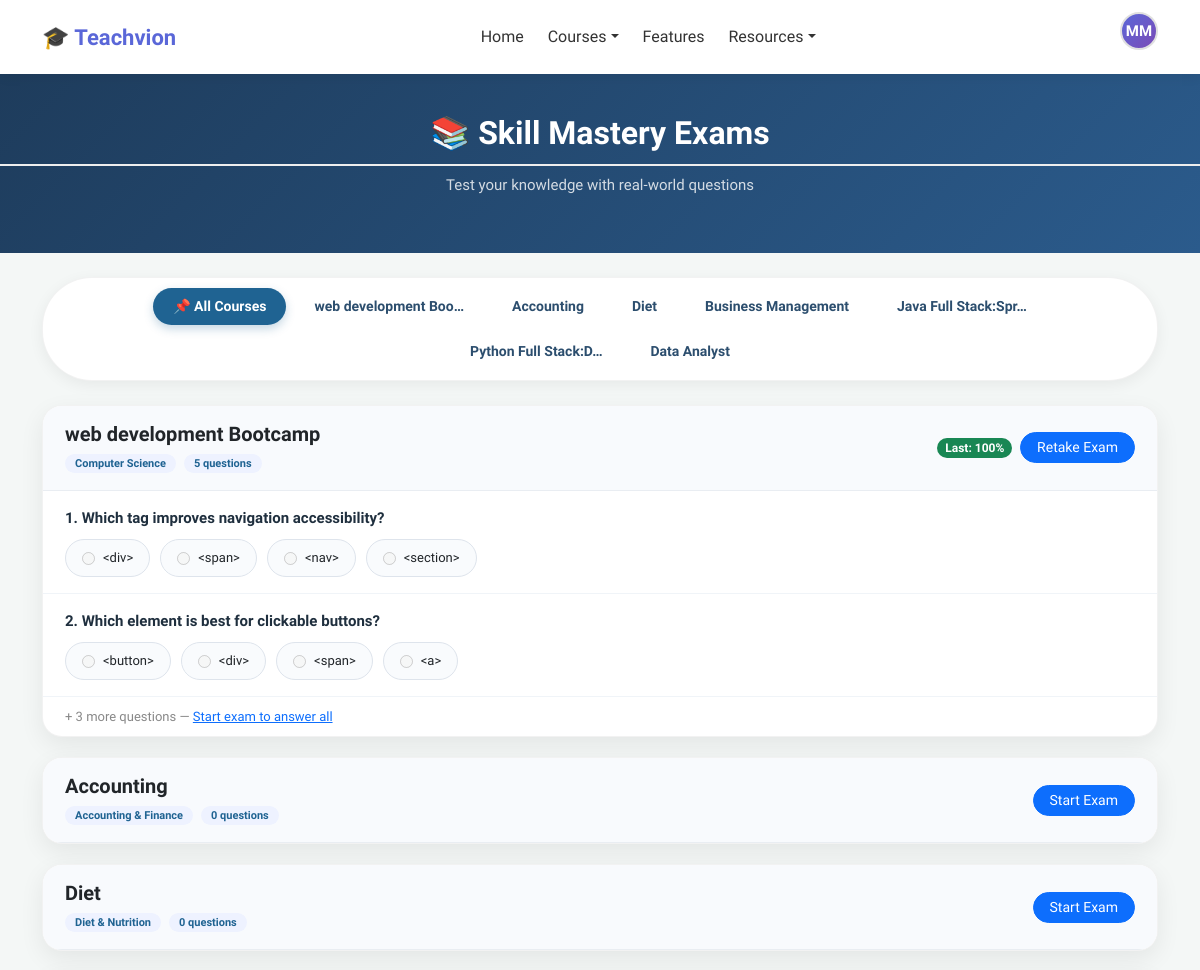
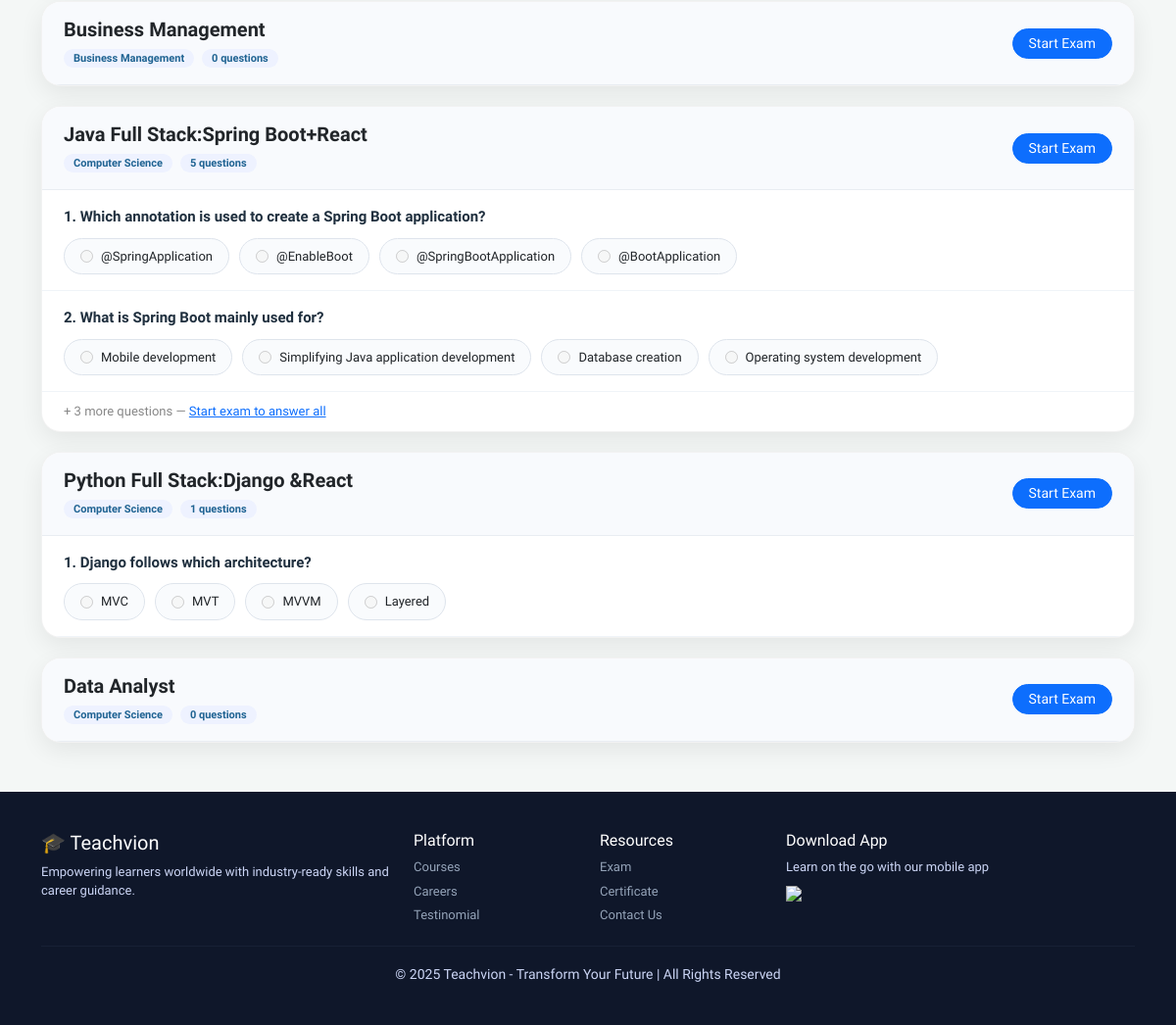
Screenshot of /exam/ (signed in) with the database file from the repository (2 pictures, top to bottom).
### accounts/models.py (models this page shows, shortened)
class CustomUser(AbstractUser):
    ROLE_CHOICES = [
        ('student', 'Student'),
        ('trainer', 'Trainer'),
        ('admin', 'Admin'),
    ]
    email = models.EmailField(unique=True)
    role = models.CharField(max_length=10, choices=ROLE_CHOICES, default='student')
    phone = models.CharField(max_length=15, blank=True)
    profile_pic = models.ImageField(upload_to='profiles/', blank=True, null=True)
    bio = models.TextField(blank=True)
    created_at = models.DateTimeField(auto_now_add=True)
    USERNAME_FIELD = 'email'
    REQUIRED_FIELDS = ['username', 'first_name', 'last_name']
    def get_dashboard_url(self):
        urls = {
            'student': '/dashboard/student/',
            'trainer': '/dashboard/trainer/',
            'admin':   '/dashboard/admin/',
        }
        return urls.get(self.role, '/')

### courses/models.py (models this page shows, shortened)
class Course(models.Model):
    CATEGORY_CHOICES = [
        ('web', 'Web Development'),
        ('java', 'Java Full Stack'),
        ('python', 'Python Full Stack'),
        ('data', 'Data Analytics'),
        ('ai', 'AI/ML'),
        ('accounting', 'Accounting & Finance'),
        ('business', 'Business Management'),
        ('diet', 'Diet & Nutrition'),
        ('computer_science', 'Computer Science'),
    ]
    trainer = models.ForeignKey(
        settings.AUTH_USER_MODEL,
        on_delete=models.SET_NULL,
        null=True, blank=True,
        related_name='courses_taught',
        limit_choices_to={'role': 'trainer'}
    )
    title = models.CharField(max_length=200)
    description = models.TextField()
    category = models.CharField(max_length=20, choices=CATEGORY_CHOICES)
    price = models.DecimalField(max_digits=10, decimal_places=2)
    thumbnail = models.ImageField(upload_to='course_thumbnails/', blank=True, null=True)
    badge = models.CharField(max_length=50, blank=True)
    is_active = models.BooleanField(default=True)
    created_at = models.DateTimeField(auto_now_add=True)
    updated_at = models.DateTimeField(auto_now=True)

### exams/models.py (models this page shows, shortened)
class ExamAttempt(models.Model):
    student = models.ForeignKey(
        settings.AUTH_USER_MODEL, on_delete=models.CASCADE, related_name='exam_attempts'
    )
    course = models.ForeignKey(Course, on_delete=models.CASCADE, related_name='exam_attempts')
    score = models.PositiveIntegerField(default=0)
    total_questions = models.PositiveIntegerField(default=0)
    percentage = models.FloatField(default=0.0)
    passed = models.BooleanField(default=False)          # >= 50%
    eligible_for_partner = models.BooleanField(default=False)  # >= 70%
    attempted_at = models.DateTimeField(auto_now_add=True)

class Question(models.Model):
    course = models.ForeignKey(Course, on_delete=models.CASCADE, related_name='questions')
    text = models.TextField()
    option_a = models.CharField(max_length=300)
    option_b = models.CharField(max_length=300)
    option_c = models.CharField(max_length=300)
    option_d = models.CharField(max_length=300)
    correct_option = models.CharField(max_length=1, choices=[
        ('a', 'A'), ('b', 'B'), ('c', 'C'), ('d', 'D')
    ])
    order = models.PositiveIntegerField(default=0)
    class Meta:
        ordering = ['order']

### exams/views.py (the view)
# urls.py: path('exam/', views.exam_hub_view, name='exam'),
@login_required
def exam_hub_view(request):
    courses = Course.objects.filter(is_active=True)
    my_attempts = {}
    if request.user.is_authenticated and request.user.role == 'student':
        for a in ExamAttempt.objects.filter(student=request.user):
            my_attempts[a.course_id] = a
    return render(request, 'exam_hub.html', {
        'courses': courses, 'my_attempts': my_attempts
    })

### courses/templatetags/course_extras.py (called while the page is built)
@register.filter
def get_item(dictionary, key):
    if dictionary is None:
        return None
    return dictionary.get(key) or dictionary.get(str(key))

### exams/templates/exam_hub.html (shortened to what this page needs)
{% extends 'base.html' %}
{% load static %}
{% load course_extras %}
{% block content %}
<div class="exam-header">
  <h2 class="fw-bold">📚 Skill Mastery Exams</h2>
  <p style="opacity:.8; font-size:15px; margin-top:6px;">Test your knowledge with real-world questions</p>
</div>
<div class="container my-4">
  <div class="course-filter" id="courseFilter">
    <button class="course-btn active" data-course="all">📌 All Courses</button>
    {% for course in courses %}
    <button class="course-btn" data-course="{{ course.id }}">{{ course.title|truncatechars:20 }}</button>
    {% endfor %}
  </div>
  <div id="examGrid">
    {% for course in courses %}
    <div class="exam-card" data-course-card="{{ course.id }}">
      <div class="exam-card-header">
        <div>
          <h5 class="fw-bold mb-1">{{ course.title }}</h5>
          <span class="course-badge-pill">{{ course.get_category_display }}</span>
          <span class="course-badge-pill ms-1">{{ course.questions.count }} questions</span>
        </div>
        <div class="d-flex gap-2 align-items-center">
          {% if my_attempts|get_item:course.id %}
            {% with attempt=my_attempts|get_item:course.id %}
            <span class="badge {% if attempt.passed %}bg-success{% else %}bg-danger{% endif %} rounded-pill">
              Last: {{ attempt.percentage|floatformat:0 }}%
            </span>
            {% endwith %}
          {% endif %}
          <a href="{% url 'take_exam' course.id %}" class="btn btn-sm btn-primary rounded-pill px-3">
            {% if my_attempts|get_item:course.id %}Retake Exam{% else %}Start Exam{% endif %}
          </a>
        </div>
      </div>
      {% for question in course.questions.all|slice:":2" %}
      <div class="question-item">
        <div class="question-text">{{ forloop.counter }}. {{ question.text }}</div>
        <div class="options">
          <label class="option-label"><input type="radio" disabled> {{ question.option_a }}</label>
          <label class="option-label"><input type="radio" disabled> {{ question.option_b }}</label>
          <label class="option-label"><input type="radio" disabled> {{ question.option_c }}</label>
          <label class="option-label"><input type="radio" disabled> {{ question.option_d }}</label>
        </div>
      </div>
      {% endfor %}
      {% if course.questions.count > 2 %}
      <div style="padding:10px 22px; font-size:13px; color:#888;">
        + {{ course.questions.count|add:"-2" }} more questions — <a href="{% url 'take_exam' course.id %}">Start exam to answer all</a>
      </div>
      {% endif %}
    </div>
    {% empty %}
    <div class="text-center py-5 bg-white rounded-4 shadow-sm">
      <div style="font-size:48px; margin-bottom:12px;">📝</div>
      <h5>No exams available yet</h5>
      <p class="text-muted">Complete a course to unlock its exam.</p>
    </div>
    {% endfor %}
  </div>
</div>
{% endblock %}

### courses/templates/base.html (shortened to what this page needs)
{% load static %}
<!DOCTYPE html>
<html lang="en">
<head>
  <link rel="stylesheet" href="{% static 'css/style.css' %}">
  <link href="https://cdn.jsdelivr.net/npm/bootstrap@5.3.0/dist/css/bootstrap.min.css" rel="stylesheet">
  <link rel="stylesheet" href="https://cdnjs.cloudflare.com/ajax/libs/font-awesome/6.4.0/css/all.min.css">
</head>
<body>
<nav class="navbar navbar-expand-lg">
  <div class="container">
    <a class="logo" href="{% url 'index' %}">🎓 Teachvion</a>
    <div class="collapse navbar-collapse justify-content-center" id="navbarMain">
      <ul class="navbar-nav">
        <li class="nav-item"><a class="nav-link" href="{% url 'index' %}">Home</a></li>
        <li class="nav-item dropdown">
          <a class="nav-link dropdown-toggle" href="#" data-bs-toggle="dropdown">Courses</a>
        </li>
        <li class="nav-item"><a class="nav-link" href="#Features">Features</a></li>
        <li class="nav-item dropdown">
          <a class="nav-link dropdown-toggle" href="#" data-bs-toggle="dropdown">Resources</a>
        </li>
      </ul>
    </div>
    <div class="d-flex align-items-center gap-2">
      {% if user.is_authenticated %}
        <div class="dropdown profile-dropdown">
          <div class="profile-avatar dropdown-toggle" data-bs-toggle="dropdown">
            {% if user.profile_pic %}
              <img src="{{ user.profile_pic.url }}" alt="Profile">
            {% else %}
              {{ user.first_name|first|upper }}{{ user.last_name|first|upper }}
            {% endif %}
          </div>
        </div>
      {% else %}
        <a href="{% url 'login' %}" class="btn btn-login">Log in</a>
        <a href="{% url 'register' %}" class="btn btn-signup">Sign up</a>
      {% endif %}
    </div>
  </div>
</nav>
{% block content %}{% endblock %}
<footer class="footer">
  <div class="container">
    <div class="row">
      <div class="col-md-4">
        <h5>🎓 Teachvion</h5>
        <p>Empowering learners worldwide with industry-ready skills and career guidance.</p>
      </div>
      <div class="col-md-2">
        <h6>Platform</h6>
        <p><a href="{% url 'index' %}#courses">Courses</a></p>
        <p><a href="{% url 'index' %}#jobs">Careers</a></p>
        <p><a href="{% url 'index' %}#testinomial">Testinomial</a></p>
      </div>
      <div class="col-md-2">
        <h6>Resources</h6>
        <p><a href="{% url 'exam' %}">Exam</a></p>
        <p><a href="{% url 'certificate' %}">Certificate</a></p>
        <p><a href="#contact">Contact Us</a></p>
      </div>
      <div class="col-md-4">
        <h6>Download App</h6>
        <p>Learn on the go with our mobile app</p>
        <img src="https://upload.wikimedia.org/wikipedia/commons/7/78/Google_Play_Store_badge_EN.svg" width="130">
      </div>
    </div>
    <hr>
    <div class="text-center">
      <small>© 2025 Teachvion - Transform Your Future | All Rights Reserved</small>
    </div>
  </div>
</footer>
</body>
</html>

### static/css/style.css (style rules this page uses)
:root { --primary: #5a67d8; --primary-dark: #4c56c0; --accent: #7b4bb7; --success: #2d6a4f; --bg: #f4f7f6; --text: #1a1a2e; }
* { font-family: 'Plus Jakarta Sans', 'Segoe UI', sans-serif; box-sizing: border-box; }
body { background: var(--bg); margin: 0; color: var(--text); }
.navbar { background: white; padding: 12px 0; box-shadow: 0 2px 12px rgba(0, 0, 0, 0.07); position: sticky; top: 0; z-index: 1000; }
.logo { font-size: 22px; font-weight: 800; color: var(--primary); text-decoration: none; }
.nav-link { color: #333 !important; font-weight: 500; margin: 0 4px; transition: color 0.2s; }
.footer { background: #0f172a; color: #cbd5f5; padding: 40px 0; margin-top: 50px; }
.footer h5, .footer h6 { color: white; }
.footer p { font-size: 13px; margin: 5px 0; }
.footer a { color: #94a3b8; text-decoration: none; font-size: 13px; }
.footer hr { border-color: #334155; }
.profile-avatar { width: 38px; height: 38px; border-radius: 50%; background: linear-gradient(135deg, var(--primary), var(--accent)); color: white; font-weight: 700; font-size: 15px; display: flex; align-items: center; justify-content: center; cursor: pointer; border: 2px solid #e0e0e0; }
body { background: url('https://images.unsplash.com/photo-1600585154731-9d8e469e2b01?ixlib=rb-4.0.3&auto=format&fit=crop&w=1350&q=80') no-repeat center center fixed; background-size: cover; }
h2 { color: #006699; font-size: 22px; font-weight: 700; border-bottom: 2px solid #eee; padding-bottom: 12px; margin-bottom: 24px; margin-top: 24px; }
body { background: #f4f7f6; }
.profile-avatar { width: 90px; height: 90px; border-radius: 50%; background: linear-gradient(135deg,#1a5f7a,#2d6a4f); color: white; font-size: 32px; font-weight: 800; display: flex; align-items: center; justify-content: center; margin: 0 auto 12px; position: relative; }
.exam-header { background: linear-gradient(135deg, #1E3C5C, #2B5B8C); color: white; padding: 40px 0; text-align: center; }
.course-filter { background: white; border-radius: 50px; padding: 10px 20px; box-shadow: 0 4px 15px rgba(0,0,0,.06); border: 1px solid rgba(0,0,0,.05); display: flex; flex-wrap: wrap; gap: 8px; justify-content: center; margin: 24px 0; }
.course-btn { background: transparent; border: none; padding: 8px 20px; font-weight: 600; font-size: 14px; border-radius: 30px; cursor: pointer; color: #2c4e6e; transition: .2s; font-family: inherit; }
.course-btn.active { background: #1f6392; color: white; box-shadow: 0 4px 10px rgba(31,99,146,.25); }
.exam-card { background: white; border-radius: 20px; box-shadow: 0 8px 25px rgba(0,0,0,.07); border: 1px solid rgba(0,0,0,.05); overflow: hidden; margin-bottom: 20px; }
.exam-card-header { background: #f8fafd; padding: 16px 22px; border-bottom: 1px solid #e9edf2; display: flex; justify-content: space-between; align-items: center; flex-wrap: wrap; gap: 10px; }
.course-badge-pill { background: #eef2ff; color: #1f6392; font-size: 11px; font-weight: 700; padding: 3px 10px; border-radius: 20px; }
.question-item { padding: 16px 22px; border-bottom: 1px solid #f0f4f8; }
.question-text { font-weight: 600; font-size: 15px; color: #1f2f3e; margin-bottom: 10px; }
.options { display: flex; flex-wrap: wrap; gap: 10px; }
.option-label { display: flex; align-items: center; gap: 8px; background: #f9fbfd; padding: 8px 16px; border-radius: 50px; border: 1px solid #dee4ec; cursor: pointer; font-size: 13px; transition: .15s; }
input[type="radio"] { accent-color: #1f6392; }
body { background: #f4f7fc; }

### rows the page displays
CustomUser: first_name|first "M", last_name|first "M"
Course: title "web development Boo…", title "web development Bootcamp", category "Computer Science", questions.count "5", shows "Retake Exam", questions.count|add "3"
Course: title "Accounting", category "Accounting & Finance", questions.count "0", shows "Start Exam"
Course: title "Diet", category "Diet & Nutrition", questions.count "0", shows "Start Exam"
Course: title "Business Management", category "Business Management", questions.count "0", shows "Start Exam"
Course: title "Java Full Stack:Spr…", title "Java Full Stack:Spring Boot+React", category "Computer Science", questions.count "5", shows "Start Exam", questions.count|add "3"
Course: title "Python Full Stack:D…", title "Python Full Stack:Django &React", category "Computer Science", questions.count "1", shows "Start Exam"
Course: title "Data Analyst", category "Computer Science", questions.count "0", shows "Start Exam"
ExamAttempt: percentage "100"
Question: text "Which tag improves navigation accessibility?", option_a "<div>", option_b "<span>", option_c "<nav>", option_d "<section>"
Question: text "Which element is best for clickable buttons?", option_a "<button>", option_b "<div>", option_c "<span>", option_d "<a>"
Question: text "Which annotation is used to create a Spring Boot application?", option_a "@SpringApplication", option_b "@EnableBoot", option_c "@SpringBootApplication", option_d "@BootApplication"
Question: text "What is Spring Boot mainly used for?", option_a "Mobile development", option_b "Simplifying Java application development", option_c "Database creation", option_d "Operating system development"
Question: text "Django follows which architecture?", option_a "MVC", option_b "MVT", option_c "MVVM", option_d "Layered"
